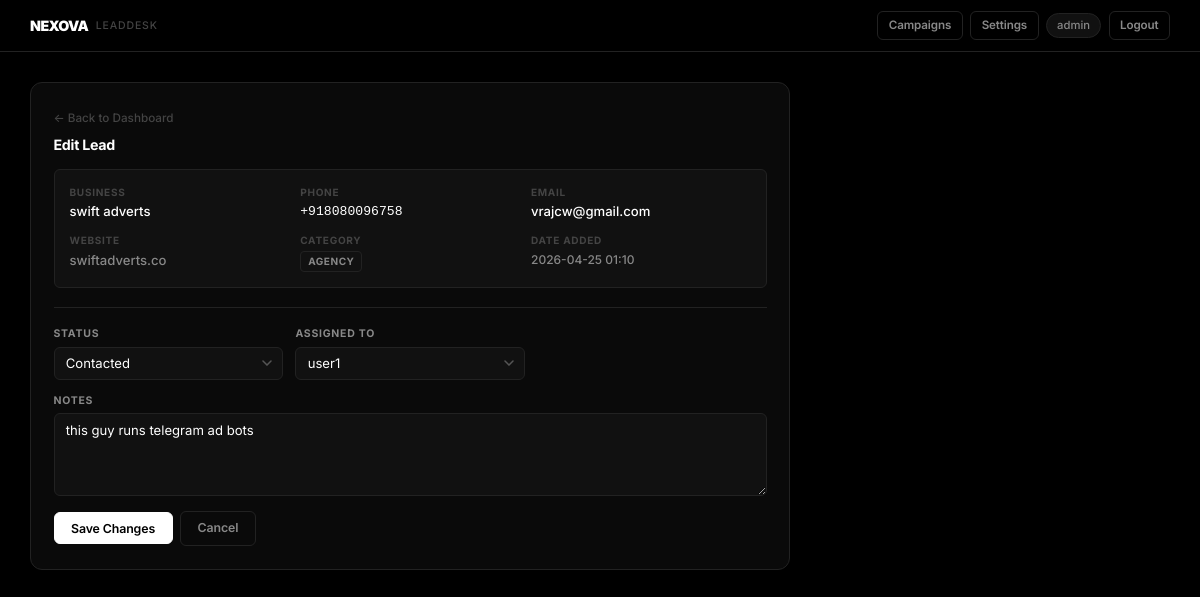
The app's page /edit/1 (signed in) with its own data.
### tables this page shows
CREATE TABLE leads (
        id            INTEGER PRIMARY KEY AUTOINCREMENT,
        business_name TEXT    NOT NULL,
        phone         TEXT    NOT NULL UNIQUE,
        email         TEXT    UNIQUE,
        website       TEXT,
        category      TEXT    NOT NULL DEFAULT 'Other',
        notes         TEXT,
        status        TEXT    NOT NULL DEFAULT 'New',
        assigned_to   TEXT    NOT NULL,
        date_added    TEXT    NOT NULL
    );

### app.py (the view, shortened to what this page needs)
@app.route("/edit/<int:lead_id>", methods=["GET", "POST"])
@login_required
def edit_lead(lead_id):
    db   = get_db()
    lead = db.execute("SELECT * FROM leads WHERE id=?", (lead_id,)).fetchone()
    if not lead:
        flash("Lead not found.", "error")
        return redirect(url_for("dashboard"))
    return render_template("edit.html", lead=lead, statuses=STATUSES,
                           users=list(USERS.keys()), current_user=session["user"])

### app.py (called while the page is built)
def get_db():
    if "db" not in g:
        g.db = sqlite3.connect(DB_PATH)
        g.db.row_factory = sqlite3.Row
    return g.db

def login_required(f):
    @wraps(f)
    def decorated(*args, **kwargs):
        if "user" not in session:
            return redirect(url_for("login"))
        return f(*args, **kwargs)
    return decorated

### templates/edit.html (shortened to what this page needs)
<!DOCTYPE html>
<html lang="en">
<head>
  <link rel="stylesheet" href="{{ url_for('static', filename='style.css') }}" />
</head>
<body>
  <nav class="topnav">
    <div class="topnav-brand">
      <span class="brand-name">NEXOVA</span>
      <span class="brand-sub">LeadDesk</span>
    </div>
    <div class="topnav-right">
      <a href="{{ url_for('campaign') }}" class="btn btn-ghost btn-sm">Campaigns</a>
      <a href="{{ url_for('settings') }}" class="btn btn-ghost btn-sm">Settings</a>
      <span class="nav-user">{{ current_user }}</span>
      <a href="{{ url_for('logout') }}" class="btn btn-ghost btn-sm">Logout</a>
    </div>
  </nav>
  <div class="page-container">
    <div class="card edit-card">
      <a href="{{ url_for('dashboard') }}" class="back-link">← Back to Dashboard</a>
      <h2 class="section-title" style="margin-top:0.6rem;">Edit Lead</h2>
      <div class="lead-info-grid">
        <div class="info-item">
          <span class="info-label">Business</span>
          <span class="info-value">{{ lead.business_name }}</span>
        </div>
        <div class="info-item">
          <span class="info-label">Phone</span>
          <span class="info-value td-mono">{{ lead.phone }}</span>
        </div>
        <div class="info-item">
          <span class="info-label">Email</span>
          <span class="info-value">{{ lead.email or '—' }}</span>
        </div>
        <div class="info-item">
          <span class="info-label">Website</span>
          <span class="info-value">
            {% if lead.website %}
            <a href="{{ lead.website }}" target="_blank" class="link">{{ lead.website }}</a>
            {% else %}—{% endif %}
          </span>
        </div>
        <div class="info-item">
          <span class="info-label">Category</span>
          <span class="info-value"><span class="tag tag-cat">{{ lead.category }}</span></span>
        </div>
        <div class="info-item">
          <span class="info-label">Date Added</span>
          <span class="info-value" style="font-size:0.8rem;color:var(--text-muted);">{{ lead.date_added }}</span>
        </div>
      </div>
      <hr class="divider" />
      <form method="POST" action="{{ url_for('edit_lead', lead_id=lead.id) }}">
        <div class="form-grid">
          <div class="form-group">
            <label>Status</label>
            <select name="status">
              {% for s in statuses %}
              <option value="{{ s }}" {% if lead.status==s %}selected{% endif %}>{{ s }}</option>
              {% endfor %}
            </select>
          </div>
          <div class="form-group">
            <label>Assigned To</label>
            <select name="assigned_to">
              {% for u in users %}
              <option value="{{ u }}" {% if lead.assigned_to==u %}selected{% endif %}>{{ u }}</option>
              {% endfor %}
            </select>
          </div>
          <div class="form-group form-group-full">
            <label>Notes</label>
            <textarea name="notes" rows="4" placeholder="Add notes...">{{ lead.notes or '' }}</textarea>
          </div>
        </div>
        <div class="form-actions">
          <button type="submit" class="btn btn-primary">Save Changes</button>
          <a href="{{ url_for('dashboard') }}" class="btn btn-ghost">Cancel</a>
        </div>
      </form>
    </div>
  </div>
</body>
</html>

### records on screen
leads: business_name "swift adverts", phone "+918080096758", email "vrajcw@gmail.com", website "swiftadverts.co", category "AGENCY", date_added "2026-04-25 01:10", status "Contacted", assigned_to "user1", notes "this guy runs telegram ad bots"

### other values on screen
{{ current_user }} "admin"
